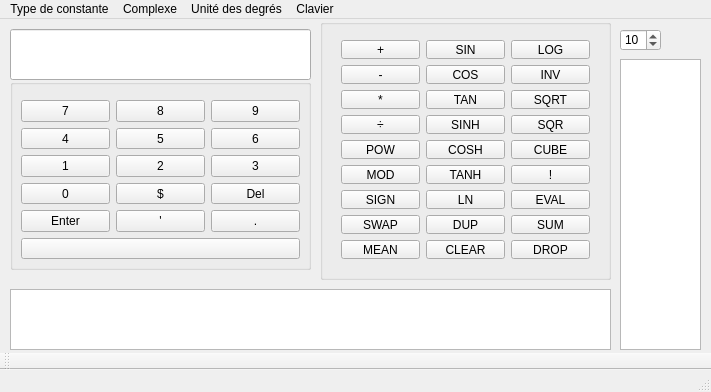
<?xml version="1.0" encoding="UTF-8"?>
<ui version="4.0">
 <class>MainWindow</class>
 <widget class="QMainWindow" name="MainWindow">
  <property name="geometry">
   <rect>
    <x>0</x>
    <y>0</y>
    <width>711</width>
    <height>392</height>
   </rect>
  </property>
  <property name="minimumSize">
   <size>
    <width>711</width>
    <height>392</height>
   </size>
  </property>
  <property name="maximumSize">
   <size>
    <width>711</width>
    <height>392</height>
   </size>
  </property>
  <property name="windowTitle">
   <string>Calculatrice</string>
  </property>
  <widget class="QWidget" name="centralWidget">
   <widget class="QListWidget" name="listWidgetPileDilsplay">
    <property name="geometry">
     <rect>
      <x>620</x>
      <y>40</y>
      <width>81</width>
      <height>291</height>
     </rect>
    </property>
    <property name="font">
     <font>
      <family>Arial Narrow</family>
     </font>
    </property>
   </widget>
   <widget class="QSpinBox" name="spinBoxNumberItemDisplay">
    <property name="geometry">
     <rect>
      <x>620</x>
      <y>10</y>
      <width>41</width>
      <height>22</height>
     </rect>
    </property>
    <property name="maximum">
     <number>30</number>
    </property>
    <property name="value">
     <number>10</number>
    </property>
   </widget>
   <widget class="QListWidget" name="listExceptionWarning">
    <property name="geometry">
     <rect>
      <x>10</x>
      <y>270</y>
      <width>601</width>
      <height>61</height>
     </rect>
    </property>
    <property name="font">
     <font>
      <family>Arial Narrow</family>
      <pointsize>10</pointsize>
     </font>
    </property>
   </widget>
   <widget class="QLineEdit" name="lineEdit">
    <property name="geometry">
     <rect>
      <x>10</x>
      <y>10</y>
      <width>301</width>
      <height>51</height>
     </rect>
    </property>
    <property name="font">
     <font>
      <family>Arial Narrow</family>
      <pointsize>14</pointsize>
      <weight>75</weight>
      <bold>true</bold>
     </font>
    </property>
    <property name="layoutDirection">
     <enum>Qt::LeftToRight</enum>
    </property>
    <property name="autoFillBackground">
     <bool>false</bool>
    </property>
    <property name="maxLength">
     <number>50</number>
    </property>
    <property name="readOnly">
     <bool>true</bool>
    </property>
   </widget>
   <widget class="QGroupBox" name="clavierPrincipal">
    <property name="geometry">
     <rect>
      <x>10</x>
      <y>60</y>
      <width>301</width>
      <height>191</height>
     </rect>
    </property>
    <property name="title">
     <string/>
    </property>
    <widget class="QWidget" name="horizontalLayoutWidget">
     <property name="geometry">
      <rect>
       <x>0</x>
       <y>10</y>
       <width>301</width>
       <height>181</height>
      </rect>
     </property>
     <layout class="QHBoxLayout" name="horizontalLayout">
      <item>
       <layout class="QGridLayout" name="layoutClavierPrincipal">
        <property name="sizeConstraint">
         <enum>QLayout::SetDefaultConstraint</enum>
        </property>
        <item row="1" column="1">
         <widget class="QPushButton" name="Button_5">
          <property name="text">
           <string>5</string>
          </property>
          <property name="shortcut">
           <string>5</string>
          </property>
         </widget>
        </item>
        <item row="1" column="2">
         <widget class="QPushButton" name="Button_6">
          <property name="text">
           <string>6</string>
          </property>
          <property name="shortcut">
           <string>6</string>
          </property>
         </widget>
        </item>
        <item row="1" column="0">
         <widget class="QPushButton" name="Button_4">
          <property name="text">
           <string>4</string>
          </property>
          <property name="shortcut">
           <string>4</string>
          </property>
         </widget>
        </item>
        <item row="0" column="0">
         <widget class="QPushButton" name="Button_7">
          <property name="text">
           <string>7</string>
          </property>
          <property name="shortcut">
           <string>7</string>
          </property>
         </widget>
        </item>
        <item row="2" column="0">
         <widget class="QPushButton" name="Button_1">
          <property name="text">
           <string>1</string>
          </property>
          <property name="shortcut">
           <string>1</string>
          </property>
         </widget>
        </item>
        <item row="0" column="2">
         <widget class="QPushButton" name="Button_9">
          <property name="text">
           <string>9</string>
          </property>
          <property name="shortcut">
           <string>9</string>
          </property>
         </widget>
        </item>
        <item row="2" column="1">
         <widget class="QPushButton" name="Button_2">
          <property name="text">
           <string>2</string>
          </property>
          <property name="shortcut">
           <string>2</string>
          </property>
         </widget>
        </item>
        <item row="2" column="2">
         <widget class="QPushButton" name="Button_3">
          <property name="text">
           <string>3</string>
          </property>
          <property name="shortcut">
           <string>3</string>
          </property>
         </widget>
        </item>
        <item row="3" column="0">
         <widget class="QPushButton" name="Button_0">
          <property name="text">
           <string>0</string>
          </property>
          <property name="shortcut">
           <string>0</string>
          </property>
         </widget>
        </item>
        <item row="4" column="0">
         <widget class="QPushButton" name="Button_enter">
          <property name="text">
           <string>Enter</string>
          </property>
          <property name="shortcut">
           <string>Return</string>
          </property>
         </widget>
        </item>
        <item row="3" column="2">
         <widget class="QPushButton" name="Button_del">
          <property name="text">
           <string>Del</string>
          </property>
          <property name="shortcut">
           <string>Backspace</string>
          </property>
         </widget>
        </item>
        <item row="0" column="1">
         <widget class="QPushButton" name="Button_8">
          <property name="text">
           <string>8</string>
          </property>
          <property name="shortcut">
           <string>8</string>
          </property>
         </widget>
        </item>
        <item row="5" column="0" colspan="3">
         <widget class="QPushButton" name="Button_space">
          <property name="text">
           <string/>
          </property>
          <property name="shortcut">
           <string>Space</string>
          </property>
         </widget>
        </item>
        <item row="4" column="2">
         <widget class="QPushButton" name="Button_comma">
          <property name="text">
           <string>.</string>
          </property>
          <property name="shortcut">
           <string>.</string>
          </property>
         </widget>
        </item>
        <item row="3" column="1">
         <widget class="QPushButton" name="Button_dollar">
          <property name="text">
           <string>$</string>
          </property>
          <property name="shortcut">
           <string>$</string>
          </property>
         </widget>
        </item>
        <item row="4" column="1">
         <widget class="QPushButton" name="Button_cote">
          <property name="text">
           <string>'</string>
          </property>
          <property name="shortcut">
           <string>'</string>
          </property>
         </widget>
        </item>
       </layout>
      </item>
     </layout>
    </widget>
   </widget>
   <widget class="QGroupBox" name="clavierSecondaire">
    <property name="geometry">
     <rect>
      <x>320</x>
      <y>0</y>
      <width>291</width>
      <height>261</height>
     </rect>
    </property>
    <property name="title">
     <string/>
    </property>
    <widget class="QWidget" name="gridLayoutWidget">
     <property name="geometry">
      <rect>
       <x>10</x>
       <y>10</y>
       <width>271</width>
       <height>241</height>
      </rect>
     </property>
     <layout class="QGridLayout" name="layoutClavierSecondaire">
      <item row="3" column="0">
       <widget class="QPushButton" name="Button_divise">
        <property name="text">
         <string>÷</string>
        </property>
        <property name="shortcut">
         <string>/</string>
        </property>
       </widget>
      </item>
      <item row="2" column="0">
       <widget class="QPushButton" name="Button_fois">
        <property name="text">
         <string>*</string>
        </property>
        <property name="shortcut">
         <string>*</string>
        </property>
       </widget>
      </item>
      <item row="1" column="0">
       <widget class="QPushButton" name="Button_moins">
        <property name="text">
         <string>-</string>
        </property>
        <property name="shortcut">
         <string>-</string>
        </property>
       </widget>
      </item>
      <item row="0" column="0">
       <widget class="QPushButton" name="Button_plus">
        <property name="text">
         <string>+</string>
        </property>
        <property name="shortcut">
         <string>+</string>
        </property>
       </widget>
      </item>
      <item row="4" column="0">
       <widget class="QPushButton" name="Button_pow">
        <property name="text">
         <string>POW</string>
        </property>
        <property name="shortcut">
         <string>^</string>
        </property>
       </widget>
      </item>
      <item row="1" column="1">
       <widget class="QPushButton" name="Button_cos">
        <property name="text">
         <string>COS</string>
        </property>
        <property name="shortcut">
         <string>C</string>
        </property>
       </widget>
      </item>
      <item row="2" column="1">
       <widget class="QPushButton" name="Button_tan">
        <property name="text">
         <string>TAN</string>
        </property>
        <property name="shortcut">
         <string>T</string>
        </property>
       </widget>
      </item>
      <item row="3" column="1">
       <widget class="QPushButton" name="Button_sinh">
        <property name="text">
         <string>SINH</string>
        </property>
        <property name="shortcut">
         <string>Alt+S</string>
        </property>
       </widget>
      </item>
      <item row="4" column="1">
       <widget class="QPushButton" name="Button_cosh">
        <property name="text">
         <string>COSH</string>
        </property>
        <property name="shortcut">
         <string>Ctrl+C</string>
        </property>
       </widget>
      </item>
      <item row="0" column="2">
       <widget class="QPushButton" name="Button_log">
        <property name="text">
         <string>LOG</string>
        </property>
        <property name="shortcut">
         <string>Ctrl+L</string>
        </property>
       </widget>
      </item>
      <item row="1" column="2">
       <widget class="QPushButton" name="Button_inv">
        <property name="text">
         <string>INV</string>
        </property>
        <property name="shortcut">
         <string>I</string>
        </property>
       </widget>
      </item>
      <item row="5" column="0">
       <widget class="QPushButton" name="Button_mod">
        <property name="text">
         <string>MOD</string>
        </property>
        <property name="shortcut">
         <string>M</string>
        </property>
       </widget>
      </item>
      <item row="7" column="0">
       <widget class="QPushButton" name="Button_SWAP">
        <property name="text">
         <string>SWAP</string>
        </property>
        <property name="shortcut">
         <string>W</string>
        </property>
       </widget>
      </item>
      <item row="5" column="1">
       <widget class="QPushButton" name="Button_tanh">
        <property name="text">
         <string>TANH</string>
        </property>
        <property name="shortcut">
         <string>Ctrl+T</string>
        </property>
       </widget>
      </item>
      <item row="8" column="0">
       <widget class="QPushButton" name="Button_MEAN">
        <property name="text">
         <string>MEAN</string>
        </property>
        <property name="shortcut">
         <string>Ctrl+E</string>
        </property>
       </widget>
      </item>
      <item row="8" column="1">
       <widget class="QPushButton" name="Button_CLEAR">
        <property name="text">
         <string>CLEAR</string>
        </property>
        <property name="shortcut">
         <string>Ctrl+Backspace</string>
        </property>
       </widget>
      </item>
      <item row="8" column="2">
       <widget class="QPushButton" name="Button_DROP">
        <property name="text">
         <string>DROP</string>
        </property>
        <property name="shortcut">
         <string>Ctrl+Alt+Backspace</string>
        </property>
       </widget>
      </item>
      <item row="7" column="2">
       <widget class="QPushButton" name="Button_SUM">
        <property name="text">
         <string>SUM</string>
        </property>
        <property name="shortcut">
         <string>Ctrl+U</string>
        </property>
       </widget>
      </item>
      <item row="7" column="1">
       <widget class="QPushButton" name="Button_DUP">
        <property name="text">
         <string>DUP</string>
        </property>
        <property name="shortcut">
         <string>D</string>
        </property>
       </widget>
      </item>
      <item row="6" column="0">
       <widget class="QPushButton" name="Button_sign">
        <property name="text">
         <string>SIGN</string>
        </property>
        <property name="shortcut">
         <string>S</string>
        </property>
       </widget>
      </item>
      <item row="6" column="1">
       <widget class="QPushButton" name="Button_ln">
        <property name="text">
         <string>LN</string>
        </property>
        <property name="shortcut">
         <string>L</string>
        </property>
       </widget>
      </item>
      <item row="6" column="2">
       <widget class="QPushButton" name="Button_eval">
        <property name="text">
         <string>EVAL</string>
        </property>
        <property name="shortcut">
         <string>E</string>
        </property>
       </widget>
      </item>
      <item row="5" column="2">
       <widget class="QPushButton" name="Button_fact">
        <property name="text">
         <string>!</string>
        </property>
        <property name="shortcut">
         <string>!</string>
        </property>
       </widget>
      </item>
      <item row="4" column="2">
       <widget class="QPushButton" name="Button_cube">
        <property name="text">
         <string>CUBE</string>
        </property>
        <property name="shortcut">
         <string>U</string>
        </property>
       </widget>
      </item>
      <item row="3" column="2">
       <widget class="QPushButton" name="Button_sqr">
        <property name="text">
         <string>SQR</string>
        </property>
        <property name="shortcut">
         <string>Ctrl+Q</string>
        </property>
       </widget>
      </item>
      <item row="2" column="2">
       <widget class="QPushButton" name="Button_sqrt">
        <property name="text">
         <string>SQRT</string>
        </property>
        <property name="shortcut">
         <string>Q</string>
        </property>
       </widget>
      </item>
      <item row="0" column="1">
       <widget class="QPushButton" name="Button_sin">
        <property name="text">
         <string>SIN</string>
        </property>
        <property name="shortcut">
         <string>Ctrl+S</string>
        </property>
       </widget>
      </item>
     </layout>
    </widget>
   </widget>
  </widget>
  <widget class="QMenuBar" name="menuBar">
   <property name="geometry">
    <rect>
     <x>0</x>
     <y>0</y>
     <width>711</width>
     <height>22</height>
    </rect>
   </property>
   <widget class="QMenu" name="menuType_de_constante">
    <property name="font">
     <font>
      <family>Arial Narrow</family>
     </font>
    </property>
    <property name="title">
     <string>Type de constante</string>
    </property>
    <addaction name="actionEntier"/>
    <addaction name="actionReelle"/>
    <addaction name="actionRationelle"/>
   </widget>
   <widget class="QMenu" name="menuUnit_des_degr_s">
    <property name="font">
     <font>
      <family>Arial Narrow</family>
     </font>
    </property>
    <property name="title">
     <string>Unité des degrés</string>
    </property>
    <addaction name="actionDegre"/>
    <addaction name="actionRadiant"/>
   </widget>
   <widget class="QMenu" name="menuComplexe">
    <property name="font">
     <font>
      <family>Arial Narrow</family>
     </font>
    </property>
    <property name="title">
     <string>Complexe</string>
    </property>
    <addaction name="actionComplexeOui"/>
    <addaction name="actionComplexeNon"/>
   </widget>
   <widget class="QMenu" name="menuClavier">
    <property name="font">
     <font>
      <family>Arial Narrow</family>
     </font>
    </property>
    <property name="title">
     <string>Clavier</string>
    </property>
    <addaction name="actionClavierOui"/>
    <addaction name="actionClavierNon"/>
   </widget>
   <addaction name="menuType_de_constante"/>
   <addaction name="menuComplexe"/>
   <addaction name="menuUnit_des_degr_s"/>
   <addaction name="menuClavier"/>
  </widget>
  <widget class="QToolBar" name="mainToolBar">
   <attribute name="toolBarArea">
    <enum>BottomToolBarArea</enum>
   </attribute>
   <attribute name="toolBarBreak">
    <bool>false</bool>
   </attribute>
  </widget>
  <widget class="QStatusBar" name="statusBar"/>
  <action name="actionEntier">
   <property name="checkable">
    <bool>true</bool>
   </property>
   <property name="checked">
    <bool>true</bool>
   </property>
   <property name="enabled">
    <bool>true</bool>
   </property>
   <property name="text">
    <string>Entier</string>
   </property>
  </action>
  <action name="actionReelle">
   <property name="checkable">
    <bool>true</bool>
   </property>
   <property name="text">
    <string>Réelle</string>
   </property>
  </action>
  <action name="actionRationelle">
   <property name="checkable">
    <bool>true</bool>
   </property>
   <property name="checked">
    <bool>false</bool>
   </property>
   <property name="text">
    <string>Rationelle</string>
   </property>
  </action>
  <action name="actionRadiant">
   <property name="checkable">
    <bool>true</bool>
   </property>
   <property name="checked">
    <bool>false</bool>
   </property>
   <property name="text">
    <string>Radiant</string>
   </property>
  </action>
  <action name="actionDegre">
   <property name="checkable">
    <bool>true</bool>
   </property>
   <property name="checked">
    <bool>true</bool>
   </property>
   <property name="text">
    <string>Degré</string>
   </property>
   <property name="font">
    <font>
     <family>Arial Narrow</family>
    </font>
   </property>
  </action>
  <action name="actionComplexeOui">
   <property name="checkable">
    <bool>true</bool>
   </property>
   <property name="checked">
    <bool>true</bool>
   </property>
   <property name="text">
    <string>Oui</string>
   </property>
   <property name="font">
    <font>
     <family>Arial Narrow</family>
    </font>
   </property>
  </action>
  <action name="actionComplexeNon">
   <property name="checkable">
    <bool>true</bool>
   </property>
   <property name="text">
    <string>Non</string>
   </property>
  </action>
  <action name="actionClavierOui">
   <property name="checkable">
    <bool>true</bool>
   </property>
   <property name="checked">
    <bool>true</bool>
   </property>
   <property name="text">
    <string>Oui</string>
   </property>
   <property name="font">
    <font>
     <family>Arial Narrow</family>
    </font>
   </property>
  </action>
  <action name="actionClavierNon">
   <property name="checkable">
    <bool>true</bool>
   </property>
   <property name="text">
    <string>Non</string>
   </property>
  </action>
 </widget>
 <layoutdefault spacing="6" margin="11"/>
 <resources/>
 <connections/>
</ui>
